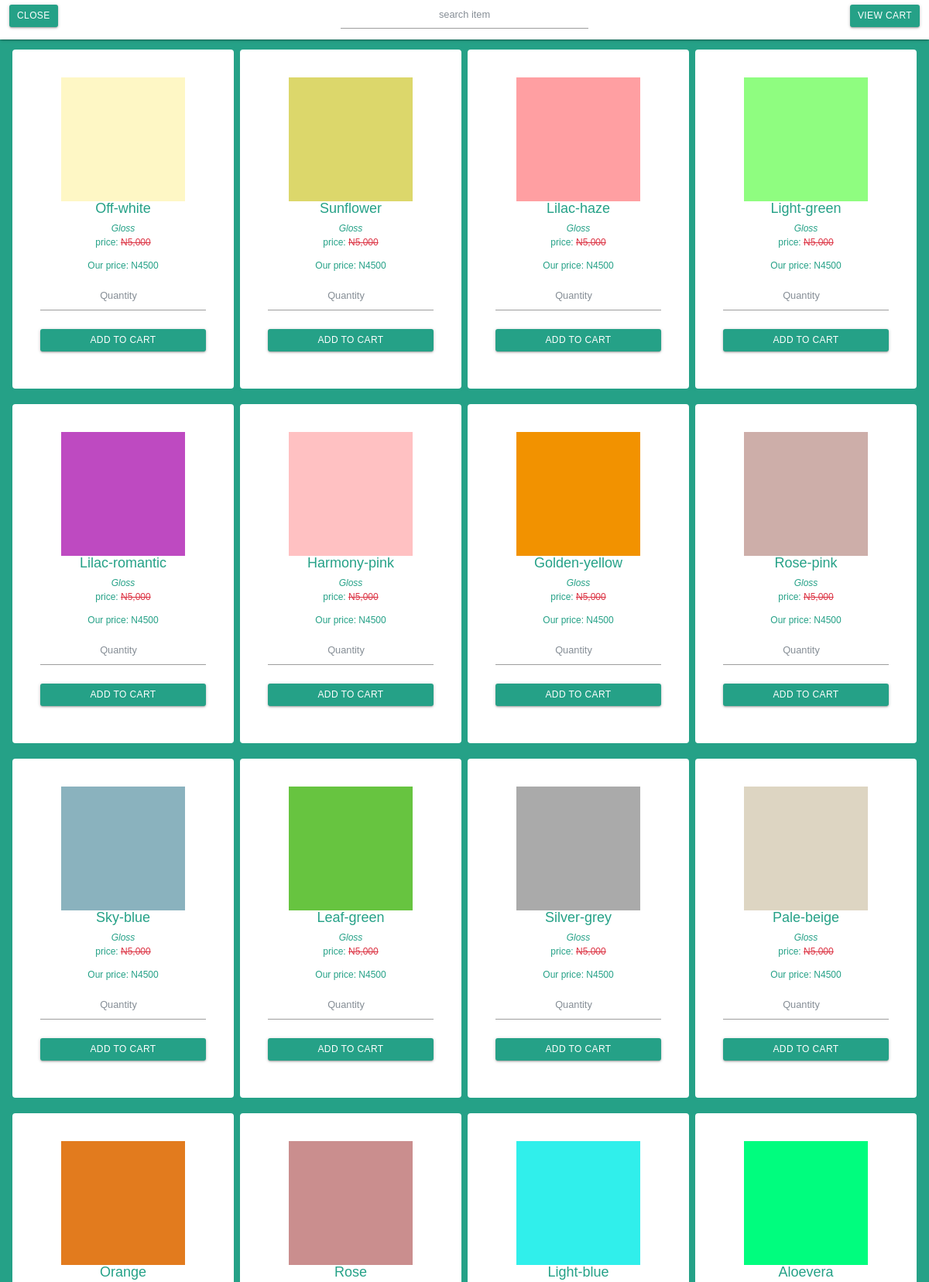
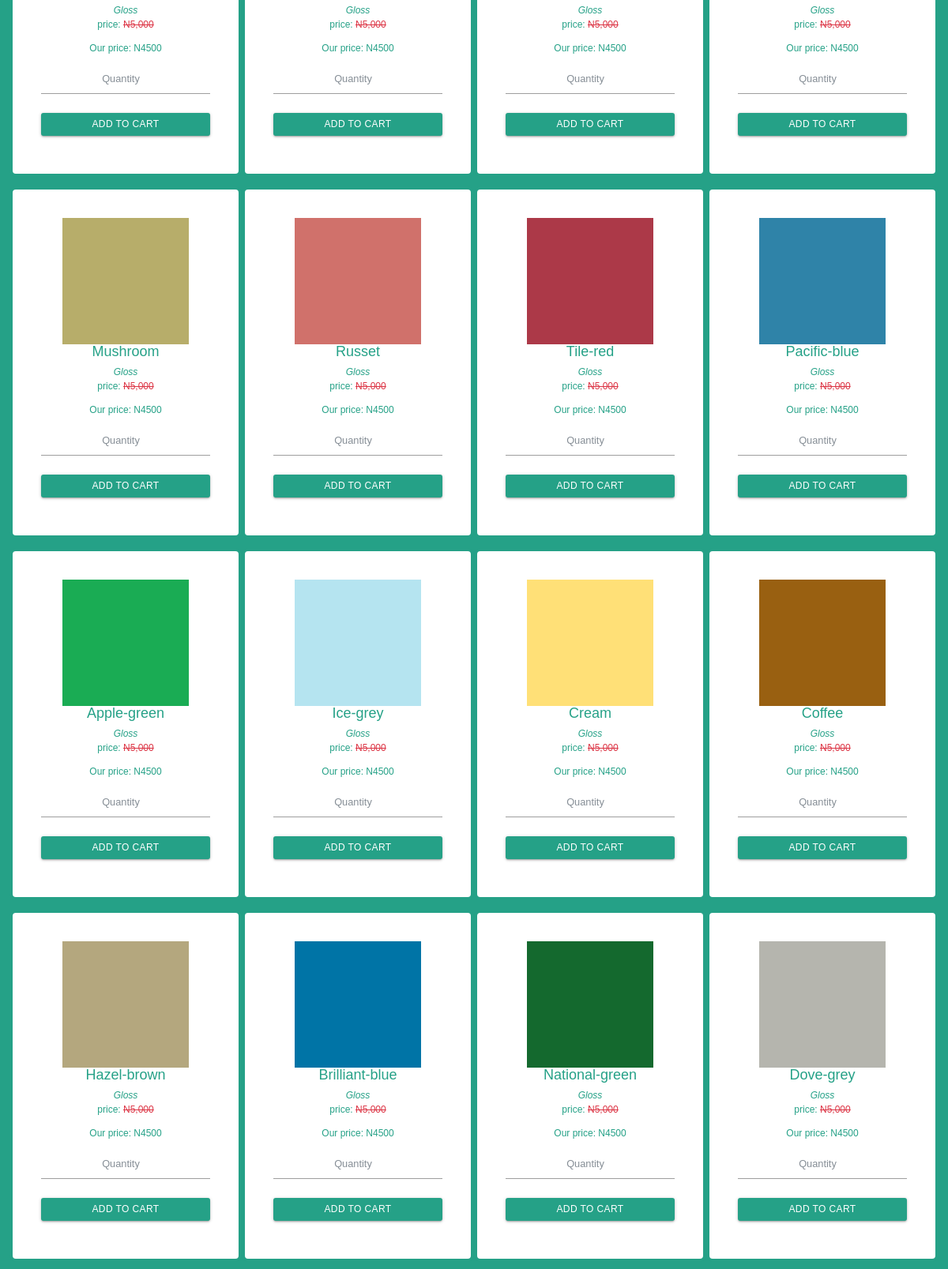
/gloss.php (upper part), run on the app's committed database (2 pictures, top to bottom).
### tables this page shows
CREATE TABLE `gloss` (
  `id` int(11) NOT NULL,
  `title` varchar(255) NOT NULL,
  `price` varchar(255) NOT NULL,
  `description` text NOT NULL,
  `image` varchar(255) NOT NULL,
  `date_added` date NOT NULL
);

### gloss.php (the view, shortened to what this page needs)
	<?php
	$connect = mysqli_connect("localhost", "root", "", "products");
	?>
<html>
<head>
    <link href="sparkle-min.css" rel="stylesheet">
    <link rel="stylesheet" href="css/materialize.min.css">
    <link rel="stylesheet" href="css/bootstrap.min.css">
    <link rel="stylesheet" href="font-awesome-4.7.0/css/font-awesome.min.css">
      <link rel="stylesheet" href="css/style.css">
      <link rel="stylesheet" href="css/carousel.css">
<body class="" style="font-family: sans-serif;">
      <nav class="navbar-expand white fixed-top">
      	<button class="btn green-body ml-3 mt-2" onclick="close_window()">CLOSE</button>
      	<form style="width: 400px;" class="center brand-logo" method="POST" action="gloss.php">
      	<input type="text" name="search_gloss" class="form-control validate text-center" placeholder="search item" value="<?php if(isset($_POST['search_gloss'])){ echo $_POST['search_gloss'];} ?>">
      	</form>
      	<a href="index.php#test4" class="btn green-body right mt-2 mr-3 ">View cart</a>
      </nav>
	<div class="container-fluid green-body green-font" style="padding-top: 5em;">
			<div class="text-center row " style="margin: 0 auto; float: none; text-align: center;">
		<?php
			$query = "SELECT * FROM gloss ORDER BY id ASC";
			$result = mysqli_query($connect, $query);
			if (mysqli_num_rows($result) >0) {
				while ( $row = mysqli_fetch_array($result)) {
		?>
				<div class="text-center col-lg-3 bg-white p-5 mb-3" style="border: 5px solid #25A187; border-radius: 10px;">
					<form method="POST" action="gloss.php?action=add&id=<?php echo $row["id"]; ?>">
					<img src="<?php  echo $row['image']; ?>" style="width: 200px;height: 200px;">
					<h4><?php  echo $row["title"]; ?></h4>
					<i><?php echo $row["description"]; ?></i>
					<p>price: <s class="text-danger">N5,000</s></p>
					<p>Our price: N<?php echo $row["price"]; ?></p>
					<input type="number" align="center" style="width: 100%;" class="form-control text-center" placeholder="Quantity" value="" name="quantity" required />
					<input type="hidden" name="hidden_price" value="<?php echo $row['price']; ?>" /><br>
					<input type="submit" name="add_to_cart" class="btn green-body container-fluid mb-3" value="Add to cart" />
				</form>
				</div>
		<?php
				}
			}
		?>
			</div>
	</div>
</body>
</html>

### sparkle-min.css (style rules this page uses)
body { background: linear-gradient( rgba(0, 0, 0, 0.8), rgba(0, 0, 0, 0.5) ), url(imgs/bg2.jpg); background-size: cover; background-color: #25A187 !important; background: #25A187 !important; zoom: 80% !important; margin: 0 auto !important !important; float: none !important; padding: 0 !important; overflow-x: hidden !important; }
.green-body { background-color: #25A187 !important; color: #fff !important; }
.green-font { color: #25A187 !important; }
* { margin: 0; padding: 0; -webkit-box-sizing: border-box; box-sizing: border-box; }

### css/style.css (style rules this page uses)
* { padding: 0; margin: 0; }
body { background: #F6F9FC; }

### data on the page
gloss: image (picture), title "Off-white", description "Gloss", price "4500"
gloss: image (picture), title "Sunflower", description "Gloss", price "4500"
gloss: image (picture), title "Lilac-haze", description "Gloss", price "4500"
gloss: image (picture), title "Light-green", description "Gloss", price "4500"
gloss: image (picture), title "Lilac-romantic", description "Gloss", price "4500"
gloss: image (picture), title "Harmony-pink", description "Gloss", price "4500"
gloss: image (picture), title "Golden-yellow", description "Gloss", price "4500"
gloss: image (picture), title "Rose-pink", description "Gloss", price "4500"
gloss: image (picture), title "Sky-blue", description "Gloss", price "4500"
gloss: image (picture), title "Leaf-green", description "Gloss", price "4500"
gloss: image (picture), title "Silver-grey", description "Gloss", price "4500"
gloss: image (picture), title "Pale-beige", description "Gloss", price "4500"
gloss: image (picture), title "Orange", description "Gloss", price "4500"
gloss: image (picture), title "Rose", description "Gloss", price "4500"
gloss: image (picture), title "Light-blue", description "Gloss", price "4500"
gloss: image (picture), title "Aloevera", description "Gloss", price "4500"
gloss: image (picture), title "Mushroom", description "Gloss", price "4500"
gloss: image (picture), title "Russet", description "Gloss", price "4500"
gloss: image (picture), title "Tile-red", description "Gloss", price "4500"
gloss: image (picture), title "Pacific-blue", description "Gloss", price "4500"
gloss: image (picture), title "Apple-green", description "Gloss", price "4500"
gloss: image (picture), title "Ice-grey", description "Gloss", price "4500"
gloss: image (picture), title "Cream", description "Gloss", price "4500"
gloss: image (picture), title "Coffee", description "Gloss", price "4500"
gloss: image (picture), title "Hazel-brown", description "Gloss", price "4500"
gloss: image (picture), title "Brilliant-blue", description "Gloss", price "4500"
gloss: image (picture), title "National-green", description "Gloss", price "4500"
gloss: image (picture), title "Dove-grey", description "Gloss", price "4500"
